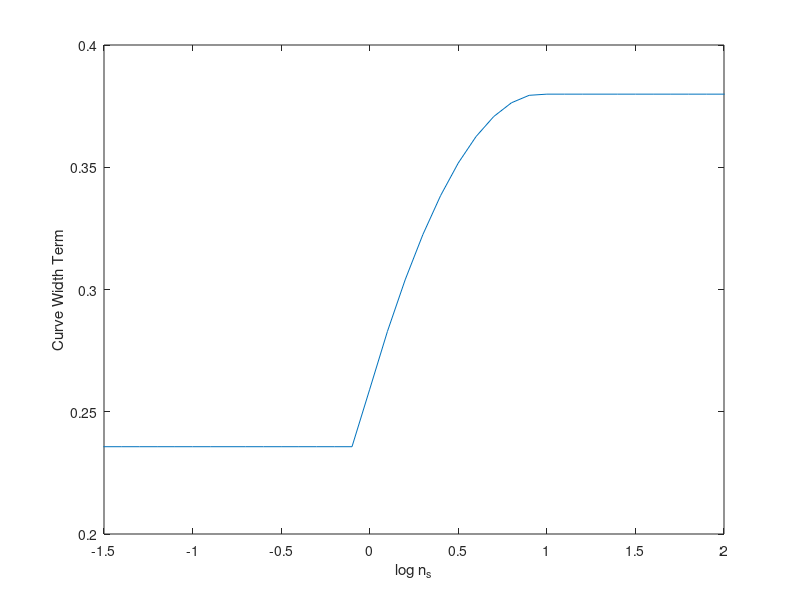

Source code (MATLAB):
logns=-5:0.1:5;

for i=1:length(logns)
    if logns(i)>1
        stdeviation(i)=0.2592+0.2495*1-0.1288*1^2;
    elseif logns(i)<-0.09
        stdeviation(i)=0.2592+0.2495*-0.09-0.1288*(-0.09)^2;
    else
        stdeviation(i)=0.2592+0.2495*logns(i)-0.1288*logns(i)^2;
    end
end


plot(logns,stdeviation)
xlabel('log n_s')
ylabel('Curve Width Term')
ylim([0.2 0.4])
xlim([-1.5 2])